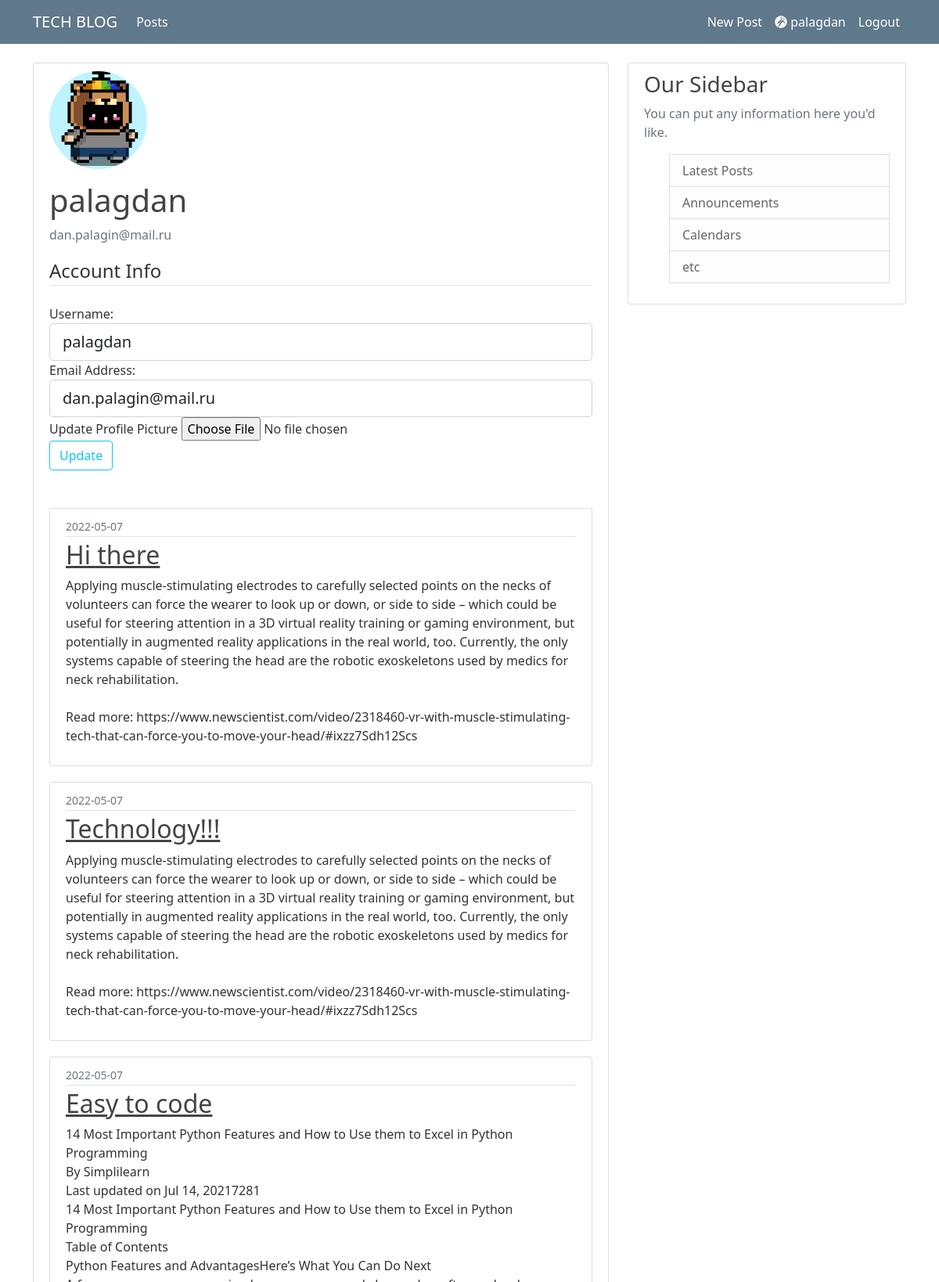
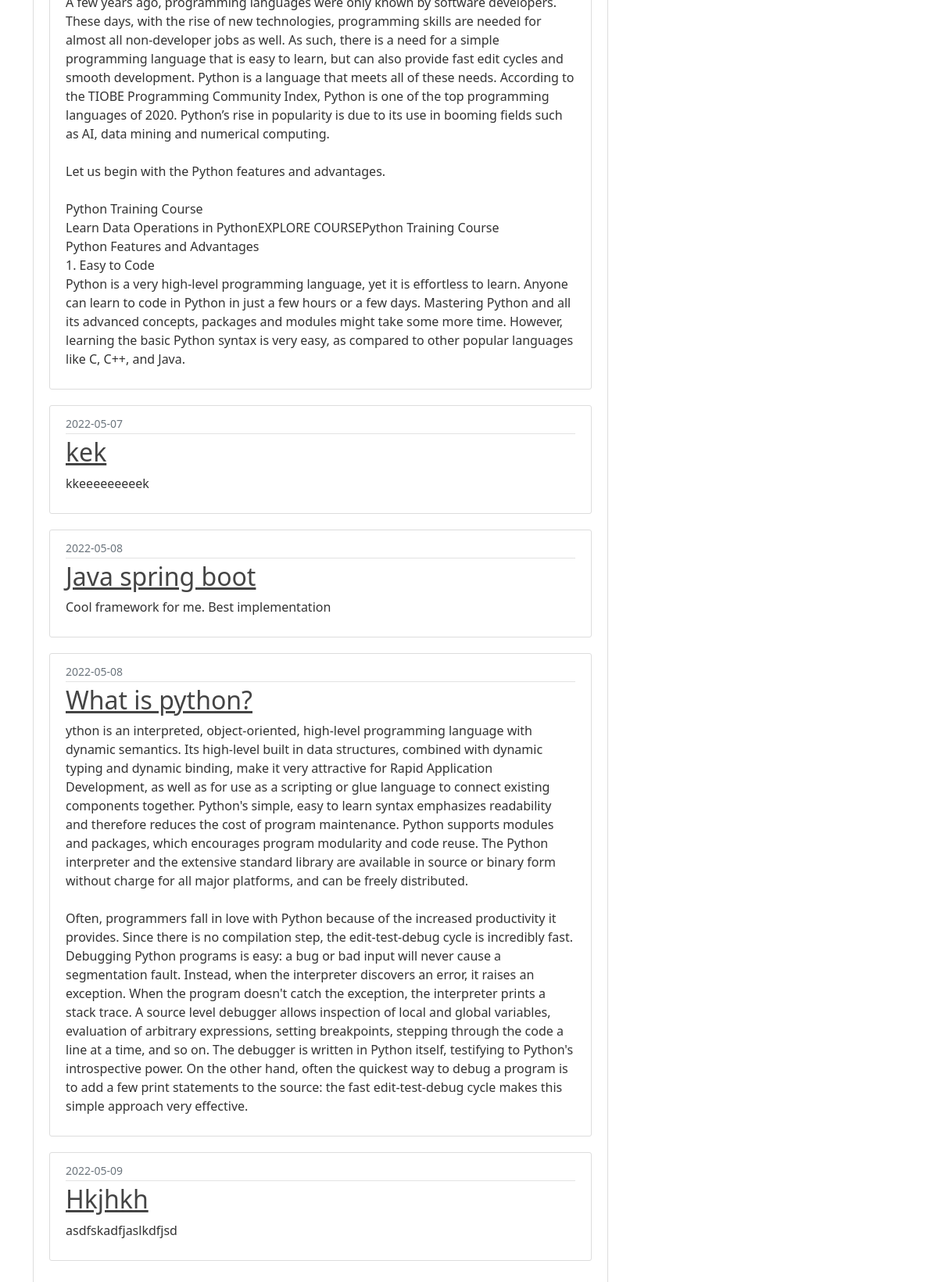
Page /account (signed in) on the committed database (2 pictures, top to bottom).
### blog/models.py (models this page shows, shortened)
class User(db.Model, UserMixin):
    id = db.Column(db.Integer(), primary_key=True)
    username = db.Column(db.String(length=30), nullable=False, unique=True)
    email = db.Column(db.String(length=100), nullable=False, unique=True)
    image_file = db.Column(db.String(length=20), nullable=False, default='default.jpg')
    password = db.Column(db.String(length=60), nullable=False)
    posts = db.relationship('Post', backref='author', lazy=True)
    @property
    def passwordHash(self):
        return self.password

class Post(db.Model):
    id = db.Column(db.Integer(), primary_key=True)
    title = db.Column(db.String(length=50), nullable=False)
    content = db.Column(db.String(length=5000), nullable=False)
    date_posted = db.Column(db.DateTime, nullable=False, default=datetime.utcnow)
    owner = db.Column(db.Integer(), db.ForeignKey('user.id'), nullable=False)

### blog/users/routes.py (the view)
@users.route("/account", methods=['GET', 'POST'])
@login_required
def account():
    form = UpdateProfileForm()
    posts = current_user.posts
    if form.validate_on_submit():
        if form.picture.data:
            picture_file = save_picture(form.picture.data)
            current_user.image_file = picture_file
        current_user.username = form.username.data
        current_user.email = form.email.data
        db.session.commit()
        flash('Your account has been updated', 'success')
        return redirect(url_for('account'))
    elif request.method == 'GET':
        form.username.data = current_user.username
        form.email.data = current_user.email
    image_file = url_for('static', filename='images/' + current_user.image_file)
    return render_template('profile.html', title='Account', image_file=image_file, form=form, posts=posts)

### blog/users/forms.py (shortened to what this page needs)
class UpdateProfileForm(FlaskForm):
    username = StringField(label='Username:', validators=[Length(min=7, max=30), DataRequired()])
    email = StringField(label='Email Address:', validators=[Email(), DataRequired()])
    picture = FileField(label='Update Profile Picture', validators=[FileAllowed(['jpg', 'jpeg', 'png'])])
    submit = SubmitField(label='Update')

### blog/models.py (called while the page is built)
@login_manager.user_loader
def load_user(user_id):
    return User.query.get(int(user_id))

### blog/templates/profile.html (shortened to what this page needs)
{%  extends 'based.html' %}
{%  block content %}
    <div class="content-section">
        <div class="media">
            <img class="rounded-circle account-img" src="{{ image_file }}" alt="">
            <div class="media-body">
                <h2 class="account-heading">{{ current_user.username }}</h2>
                <p class="text-secondary">{{ current_user.email }}</p>
            </div>
        </div>
     <form method="POST" action="" enctype="multipart/form-data">
            <fieldset class="form-group">
                <legend class="border-bottom mb-4">Account Info</legend>
                <div class="form-group">
                    {{ form.username.label(class="form-control-label") }}
                    {% if form.username.errors %}
                        {{ form.username(class="form-control form-control-lg is-invalid") }}
                        <div class="invalid-feedback">
                            {% for error in form.username.errors %}
                                <span>{{ error }}</span>
                            {% endfor %}
                        </div>
                    {% else %}
                        {{ form.username(class="form-control form-control-lg") }}
                    {% endif %}
                </div>
                <div class="form-group">
                    {{ form.email.label(class="form-control-label") }}
                    {% if form.email.errors %}
                        {{ form.email(class="form-control form-control-lg is-invalid") }}
                        <div class="invalid-feedback">
                            {% for error in form.email.errors %}
                                <span>{{ error }}</span>
                            {% endfor %}
                        </div>
                    {% else %}
                        {{ form.email(class="form-control form-control-lg") }}
                    {% endif %}
                </div>
                <div class="form-group">
                    {{ form.picture.label() }}
                    {{ form.picture(class="form-control-file") }}
                </div>
            </fieldset>
            <div class="form-group">
                {{ form.submit(class="btn btn-outline-info") }}
            </div>
        </form>
        <br>
        <br>
        {% for post in posts %}
        <article class="media content-section">
            <div class="media-body">
                <div class="article-metadata">
                    <small class="text-muted">{{ post.date_posted.strftime('%Y-%m-%d') }}</small>
                </div>
                <h2><a href="{{ url_for('posts.post', post_id=post.id) }}" class="article-title"> {{ post.title }}</a></h2>
                <p class="article-content"> {{ post.content }}</p>
            </div>
        </article>
    {%  endfor %}
    </div>
{% endblock %}

### blog/templates/based.html (shortened to what this page needs)
<!doctype html>
<html lang="en">
   <head>
      <link href="https://cdn.jsdelivr.net/npm/bootstrap@5.1.3/dist/css/bootstrap.min.css" rel="stylesheet">
      <link rel="stylesheet" type="text/css" href="{{ url_for('static', filename='main.css') }}">
   </head>
   <body>
      <header class="site-header">
         <nav class="navbar navbar-expand-md navbar-dark bg-steel fixed-top">
            <div class="container">
               <a class="navbar-brand" href="{{ url_for('main.article_page') }}">TECH BLOG</a>
             {% if current_user.is_authenticated %}
               <div class="collapse navbar-collapse" id="navbarNav">
                  <ul class="navbar-nav mr-auto">
                     <li class="nav-item">
                        <a class="nav-link active" aria-current="page" href="{{ url_for('main.article_page') }}">Posts</a>
                     </li>
                  </ul>
               </div>
            {% endif %}
               <div>
                  {% if current_user.is_authenticated %}
                  <ul class="navbar-nav">
                     <li class="nav-item">
                        <a class="nav-link active" aria-current="page" href="{{ url_for('posts.new_post') }}">New Post</a>
                     </li>
                     <li class="nav-item">
                        <a class="nav-link active" href="{{ url_for('users.account') }}">
                        <i class="fa-brands fa-grav"></i>
                        {{ current_user.username }}
                        </a>
                     </li>
                     <li class="nav-item">
                        <a class="nav-link active" aria-current="page" href="{{ url_for('users.logout_page') }}">Logout</a>
                     </li>
                  </ul>
                  {% endif %}
               </div>
            </div>
         </nav>
      </header>
      <main role="main" class="container">
         <div class="row">
            <div class="col-md-8">
                {% block content %} {% endblock %}
            </div>
            <div class="col-md-4">
                <div class="content-section">
                    <h3>Our Sidebar</h3>
                    <p class="text-muted">You can put any information here you'd like.
                        <ul>
                            <li class="list-group-item list-group-item-light">Latest Posts</li>
                            <li class="list-group-item list-group-item-light">Announcements</li>
                            <li class="list-group-item list-group-item-light">Calendars</li>
                            <li class="list-group-item list-group-item-light">etc</li>
                        </ul>
                    </p>
                </div>
            </div>
         </div>
      </main>
   </body>
</html>

### blog/static/main.css (style rules this page uses)
body { background: white; color: #333333; margin-top: 5rem; }
h1, h2, h3, h4, h5, h6 { color: #444444; }
.bg-steel { background-color: #5f788a; }
.site-header .navbar-nav .nav-link { color: #cbd5db; }
.site-header .navbar-nav .nav-link.active { font-weight: 500; }
.content-section { background: #ffffff; padding: 10px 20px; border: 1px solid #dddddd; border-radius: 3px; margin-bottom: 20px; }
.article-title { color: #444444; }
.article-content { white-space: pre-line; }
.article-metadata { padding-bottom: 1px; margin-bottom: 4px; border-bottom: 1px solid #e3e3e3 }
.account-img { height: 125px; width: 125px; margin-right: 20px; margin-bottom: 16px; }
.account-heading { font-size: 2.5rem; }

### rows in the picture
User: username "palagdan", email "dan.palagin@mail.ru"
Post: date_posted "2022-05-07", title "Hi there", content "Applying muscle-stimulating electrodes to carefully selected points on the necks of volunteers can force the wearer to look up or down, or side to side – which could be useful for steering attention in a 3D virtual reality training or gaming environment, but potentially in augmented reality applications in the real world, too. Currently, the only systems capable of steering the head are the robotic exoskeletons used by medics for neck rehabilitation. Read more: https://www.newscientist.com/video/2318460-vr-with-muscle-stimulating-tech-that-can-force-you-to-move-your-head/#ixzz7Sdh12Scs"
Post: date_posted "2022-05-07", title "Technology!!!", content "Applying muscle-stimulating electrodes to carefully selected points on the necks of volunteers can force the wearer to look up or down, or side to side – which could be useful for steering attention in a 3D virtual reality training or gaming environment, but potentially in augmented reality applications in the real world, too. Currently, the only systems capable of steering the head are the robotic exoskeletons used by medics for neck rehabilitation. Read more: https://www.newscientist.com/video/2318460-vr-with-muscle-stimulating-tech-that-can-force-you-to-move-your-head/#ixzz7Sdh12Scs"
Post: date_posted "2022-05-07", title "Easy to code", content "14 Most Important Python Features and How to Use them to Excel in Python Programming By Simplilearn Last updated on Jul 14, 20217281 14 Most Important Python Features and How to Use them to Excel in Python Programming Table of Contents Python Features and AdvantagesHere’s What You Can Do Next A few years ago, programming languages were only known by software developers. These days, with the rise of new technologies, programming skills are needed for almost all non-developer jobs as well. As such, there is a need for a simple programming language that is easy to learn, but can also provide fast edit cycles and smooth development. Python is a language that meets all of these needs. According…"
Post: date_posted "2022-05-07", title "kek", content "kkeeeeeeeeek"
Post: date_posted "2022-05-08", title "Java spring boot", content "Cool framework for me. Best implementation"
Post: date_posted "2022-05-08", title "What is python?", content "ython is an interpreted, object-oriented, high-level programming language with dynamic semantics. Its high-level built in data structures, combined with dynamic typing and dynamic binding, make it very attractive for Rapid Application Development, as well as for use as a scripting or glue language to connect existing components together. Python's simple, easy to learn syntax emphasizes readability and therefore reduces the cost of program maintenance. Python supports modules and packages, which encourages program modularity and code reuse. The Python interpreter and the extensive standard library are available in source or binary form without charge for all major platforms, and can be…"
Post: date_posted "2022-05-09", title "Hkjhkh", content "asdfskadfjaslkdfjsd"
